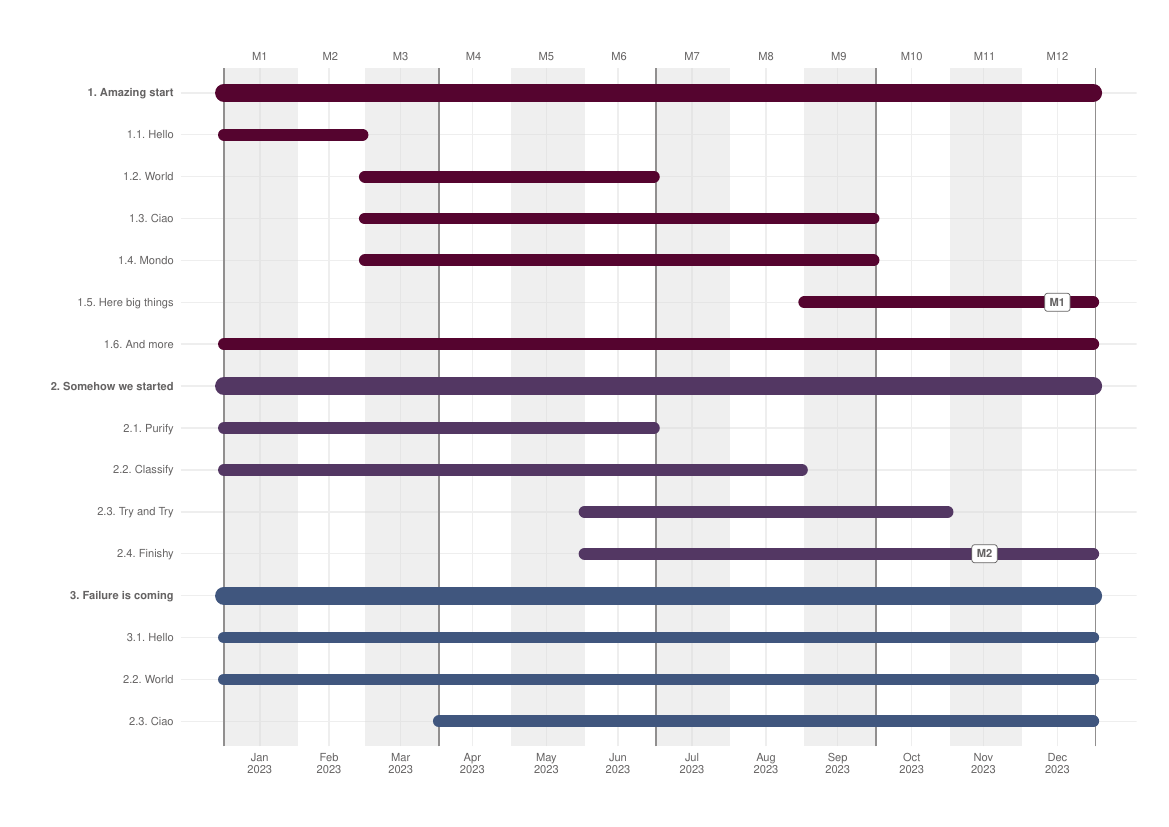

Generate this figure with R:
library("xlsx")
library("ganttrify")
library("viridis")

# Variables
font <- "Arial"
start_date <- "2023-01"
excelfilename <- "gannt.xlsx" # Workbooks "Gannt" and "Milestones" are required

f <- viridis(8)

setwd(dirname(rstudioapi::getActiveDocumentContext()$path))
getwd()
activities <- read.xlsx(excelfilename, sheetName="Gannt")
milestones <- read.xlsx(excelfilename, sheetName="Milestones")

# Remove NAs when Excel acts weird
activities <- na.omit(activities)
milestones <- na.omit(milestones)
#activities <- activities[ , colSums(is.na(activities)) == 0]
#milestones <- milestones[ , colSums(is.na(milestones)) == 0]
View(activities)
# Customizing the output
pdf("gannt.pdf",            
    width = 400, height = 50,  
    bg = "white",          
    colormodel = "cmyk",   
    paper = "A4r")           

# Creating a plot
ganttrify(project =activities,
          project_start_date = start_date,
          size_text_relative = 0.9, 
          mark_quarters = TRUE,
          spots = milestones,
          colour_palette = f,
          font_family = font)


    # Closing the graphical device
dev.off() 


png("gannt.png",            
    width = 2600, height = 1000,  
    bg = "white")           

# Creating a plot
ganttrify(project =activities,
          project_start_date = start_date,
          size_text_relative = 1.4, 
          mark_quarters = TRUE,
          spots = milestones,
          colour_palette = f,
          font_family = font)


# Closing the graphical device
dev.off() 

